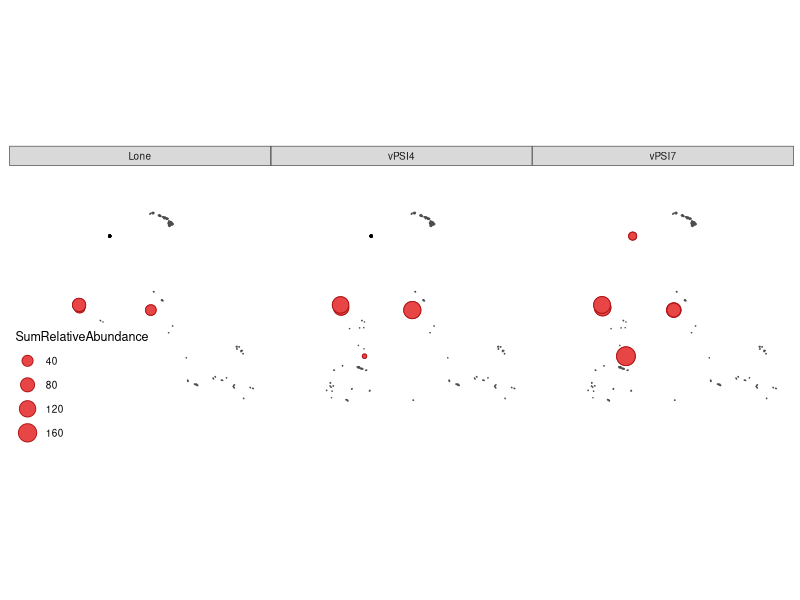
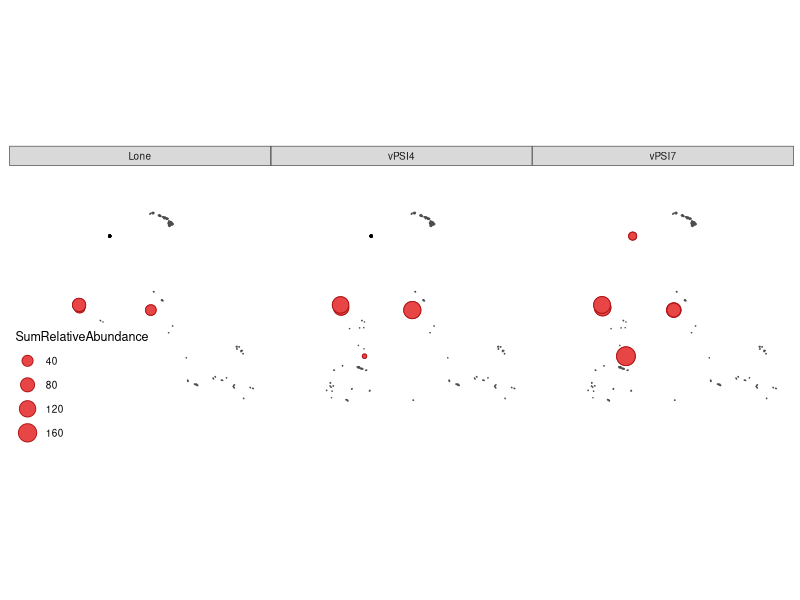

These charts were generated, in order, by the following R code:
suppressMessages(library(dplyr))
library(tidyr)
library(maps)
library(ggplot2)
library(ggthemes)

setwd('~/repos/Plot-Abundance-Map')

abundance <- read.csv("./data/relative_abundance.tsv", sep = "\t")

metadata <- read.csv("./data/metadata.csv")

abundance <- inner_join(abundance, metadata)

abundance <- abundance %>% filter(IslandID != "CAR")

gg <- ggplot()

wrld <- map_data("world")

xlims = c(-190, -135)
ylims = c(-30, 30)

p <- ggplot()
p <- p + theme(panel.background = element_rect(fill =NA),
               panel.border = element_rect(colour = "#000000",
                                           size = 1,
                                           linetype = "solid",
                                           fill = NA),
               axis.title = element_blank(),
               axis.ticks.x = element_blank(),
               axis.text.x = element_blank(),
               axis.text.y = element_text(),
               axis.ticks.y = element_line(),
               legend.position="bottom",
               legend.background = element_rect(fill="white", colour = "black"),
               legend.key = element_rect(fill=NA))

#Draws the map and assigns background color for continents
p <-p + geom_polygon( data=wrld, aes(x=long, y=lat, group = group), colour="#4d4d4d", fill="#4d4d4d")#,colour="black", fill="black" )

#Plots negative stations
neg_map <- p + geom_point( data=abundance %>% filter(SumRelativeAbundance == 0),
                           shape = 21,
#                           colour = "#a7a7a7",
#                           fill = "#a7a7a7",
                           colour="black",fill="black",
                           size = 0.5,
                           aes(x=Longitude, y=Latitude)
)

#Add positive stations sized by rel_abundance

p <-  neg_map + geom_point( data=abundance %>%  
                     filter(SumRelativeAbundance > 0),
                     shape=21, 
                     colour="#b21616", fill="#e84646",
                     aes(x=Longitude, y=Latitude, size=SumRelativeAbundance)
                     )
# create facetted plot by Gene
p <- p + facet_wrap(~Gene) + coord_quickmap() + theme_map()

p <- p + coord_fixed(xlim = xlims, ylim = ylims)

p

## Save figure
ggsave(file="./results/abundance_map.svg", plot=p, width=14, height=8)
